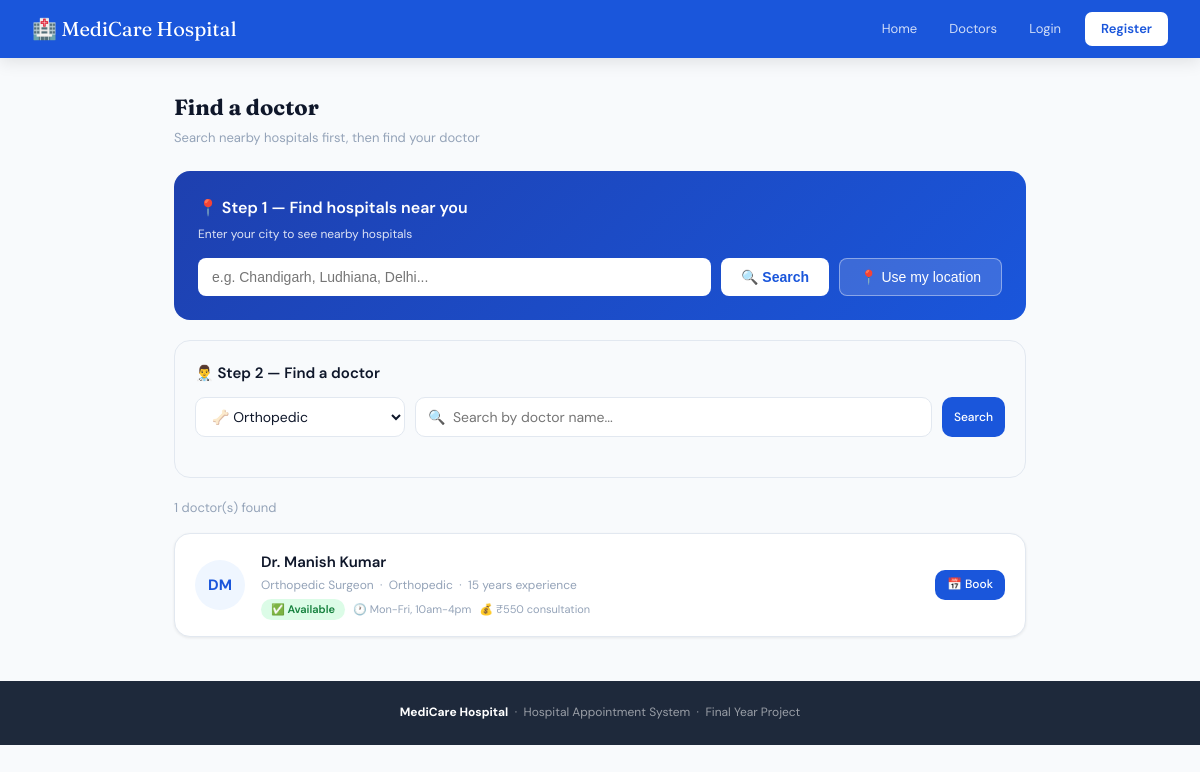
Page /doctors?dept=Orthopedic on the committed database.
### models.py (models this page shows, shortened)
class Doctor(db.Model):
    __tablename__ = 'doctors'
    id            = db.Column(db.Integer, primary_key=True)
    name          = db.Column(db.String(100), nullable=False)
    email         = db.Column(db.String(100), unique=True, nullable=False)
    password      = db.Column(db.String(200), nullable=False)
    specialization = db.Column(db.String(100))
    experience    = db.Column(db.String(30))
    availability  = db.Column(db.String(100), default='Mon-Fri, 10am-4pm')
    fee           = db.Column(db.Integer, default=500)
    status        = db.Column(db.String(20), default='available')
    department_id = db.Column(db.Integer, db.ForeignKey('departments.id'))
    appointments  = db.relationship('Appointment', backref='doctor', lazy=True)
    def initials(self):
        parts = self.name.split()
        return ''.join(p[0] for p in parts if p[0].isupper())[:2]

class Department(db.Model):
    __tablename__ = 'departments'
    id      = db.Column(db.Integer, primary_key=True)
    name    = db.Column(db.String(100), unique=True, nullable=False)
    emoji   = db.Column(db.String(5), default='🏥')
    doctors = db.relationship('Doctor', backref='department', lazy=True)

### app.py (the view)
@app.route('/doctors')
def doctors():
    dept_filter = request.args.get('dept', '')
    search      = request.args.get('search', '')
    query       = Doctor.query
    if dept_filter:
        dept = Department.query.filter_by(name=dept_filter).first()
        if dept:
            query = query.filter_by(department_id=dept.id)
    if search:
        query = query.filter(Doctor.name.ilike(f'%{search}%'))
    doctors_list = query.all()
    departments  = Department.query.all()
    return render_template('doctors.html', doctors=doctors_list, departments=departments, selected_dept=dept_filter, search=search)

### templates/doctors.html (shortened to what this page needs)
{% extends "base.html" %}
{% block content %}
<div style="max-width:900px;margin:0 auto;padding:32px 24px;">
  <div class="page-header">
    <h2>Find a doctor</h2>
    <p>Search nearby hospitals first, then find your doctor</p>
  </div>
  <div style="background:linear-gradient(135deg,#1e40af,#1a56db);padding:24px;border-radius:16px;color:#fff;margin-bottom:20px;">
    <h3 style="font-size:16px;font-weight:600;margin-bottom:4px;">📍 Step 1 — Find hospitals near you</h3>
    <p style="font-size:12px;opacity:0.85;margin-bottom:14px;">Enter your city to see nearby hospitals</p>
    <div style="display:flex;gap:10px;flex-wrap:wrap;">
      <input type="text" id="city-input" placeholder="e.g. Chandigarh, Ludhiana, Delhi..."
             style="flex:1;min-width:200px;padding:10px 14px;border-radius:8px;border:none;font-size:14px;outline:none;"/>
      <button onclick="findHospitals()"
              style="padding:10px 20px;background:#fff;color:#1a56db;border:none;border-radius:8px;font-weight:600;cursor:pointer;font-size:14px;">
        🔍 Search
      </button>
      <button onclick="useMyLocation()"
              style="padding:10px 20px;background:rgba(255,255,255,0.15);color:#fff;border:1px solid rgba(255,255,255,0.4);border-radius:8px;cursor:pointer;font-size:14px;">
        📍 Use my location
      </button>
    </div>
  </div>
  <div style="background:var(--gray-50);border:1px solid var(--gray-200);border-radius:16px;padding:20px;margin-bottom:20px;">
    <h3 style="font-size:15px;font-weight:600;margin-bottom:12px;">👨‍⚕️ Step 2 — Find a doctor</h3>
    <form method="GET" action="{{ url_for('doctors') }}">
      <div class="search-bar">
        <select name="dept" class="form-control" style="max-width:210px;" onchange="this.form.submit()">
          {% for dept in departments %}
          <option value="{{ dept.name }}" {% if selected_dept == dept.name %}selected{% endif %}>
            {{ dept.emoji }} {{ dept.name }}
          </option>
          {% endfor %}
        </select>
        <input type="text" name="search" class="form-control"
               placeholder="🔍  Search by doctor name..."
               value="{{ search }}"/>
        <button type="submit" class="btn btn-primary btn-sm">Search</button>
      </div>
    </form>
  </div>
  <p style="font-size:13px;color:var(--gray-400);margin-bottom:14px;">
    {{ doctors|length }} doctor(s) found
  </p>
  {% if doctors %}
    {% for doc in doctors %}
    <div class="doctor-card">
      <div class="avatar" style="width:50px;height:50px;font-size:15px;">
        {{ doc.initials() }}
      </div>
      <div style="flex:1;">
        <div style="font-weight:600;font-size:15px;margin-bottom:2px;">{{ doc.name }}</div>
        <div style="font-size:12px;color:var(--gray-400);margin-bottom:4px;">
          {{ doc.specialization }} &nbsp;·&nbsp;
          {{ doc.department.name }} &nbsp;·&nbsp;
          {{ doc.experience }} experience
        </div>
        <div style="display:flex;align-items:center;gap:8px;flex-wrap:wrap;">
          <span class="badge {{ 'badge-green' if doc.status == 'available' else 'badge-amber' }}">
            {{ '✅ Available' if doc.status == 'available' else '⏳ Busy' }}
          </span>
          <span style="font-size:11px;color:var(--gray-400);">🕐 {{ doc.availability }}</span>
          <span style="font-size:11px;color:var(--gray-400);">💰 ₹{{ doc.fee }} consultation</span>
        </div>
      </div>
      {% if doc.status == 'available' %}
        <a href="{{ url_for('book_appointment', doctor_id=doc.id) }}"
           class="btn btn-primary btn-sm">📅 Book</a>
      {% else %}
        <button class="btn btn-gray btn-sm" disabled>Slot Full</button>
      {% endif %}
    </div>
    {% endfor %}
  {% else %}
    <div class="card" style="text-align:center;padding:40px;color:var(--gray-400);">
      😕 No doctors found. Try a different filter.
    </div>
  {% endif %}
</div>
{% endblock %}

### templates/base.html (style rules this page uses)
:root { --blue:#1a56db;--blue-light:#EFF6FF;--blue-dark:#1e40af;--navy:#1e293b;--green:#16a34a;--green-light:#DCFCE7;--amber:#d97706;--amber-light:#FEF3C7;--red:#dc2626;--red-light:#FEE2E2;--gray-50:#F8FAFC;--gray-100:#F1F5F9;--gray-200:#E2E8F0;--gray-400:#94A3B8;--gray-600:#475569;--gray-700:#334155;--gray-900:#0F172A;--white:#ffffff;--font-head:'Fraunces',serif;--font-body:'DM Sans',sans-serif;--radius:10px;--radius-lg:16px;--shadow:0 1px 3px rgba(0,0,0,0.08);--shadow-md:0 4px 16px rgba(0,0,0,0.10) }
* { box-sizing:border-box;margin:0;padding:0 }
body { font-family:var(--font-body);background:var(--gray-50);color:var(--gray-900);font-size:14px;line-height:1.6 }
a { text-decoration:none;color:inherit }
.btn { display:inline-flex;align-items:center;gap:6px;padding:9px 20px;border-radius:var(--radius);font-size:14px;font-weight:500;cursor:pointer;border:none;font-family:var(--font-body);transition:all .15s;text-decoration:none }
.btn-primary { background:var(--blue);color:#fff }
.btn-sm { padding:5px 12px;font-size:12px }
.badge { display:inline-block;padding:2px 10px;border-radius:20px;font-size:11px;font-weight:600 }
.badge-green { background:var(--green-light);color:#15803d }
.form-control { width:100%;padding:9px 12px;border:1.5px solid var(--gray-200);border-radius:var(--radius);font-size:14px;font-family:var(--font-body);color:var(--gray-900);background:var(--white);outline:none;transition:border .15s }
.page-header { margin-bottom:22px }
.page-header h2 { font-family:var(--font-head);font-size:22px;margin-bottom:3px }
.page-header p { font-size:13px;color:var(--gray-400) }
.avatar { border-radius:50%;background:var(--blue-light);display:flex;align-items:center;justify-content:center;font-weight:700;color:var(--blue);flex-shrink:0 }
.doctor-card { background:var(--white);border:1px solid var(--gray-200);border-radius:var(--radius-lg);padding:16px 20px;display:flex;align-items:center;gap:16px;box-shadow:var(--shadow);margin-bottom:12px;transition:box-shadow .15s }
.search-bar { display:flex;gap:10px;margin-bottom:20px;flex-wrap:wrap }
.search-bar .form-control { flex:1;min-width:180px }
.search-bar select { max-width:200px }

### rows in the picture
Doctor: initials "DM", name "Dr. Manish Kumar", specialization "Orthopedic Surgeon", department.name "Orthopedic", experience "15 years", status "✅ Available", availability "Mon-Fri, 10am-4pm", fee "550"

### other values in the picture
{{ doctors|length }} "1"
form field dept "🦴 Orthopedic"
